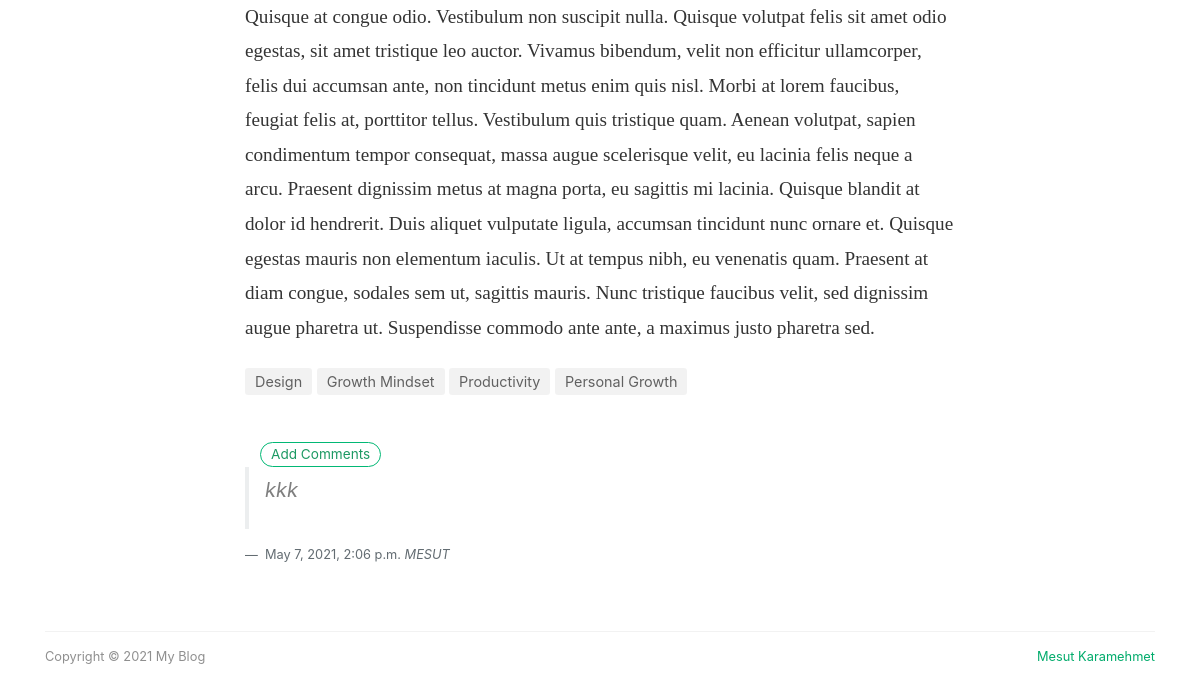
The app's page /article/13 (lower part), older data.
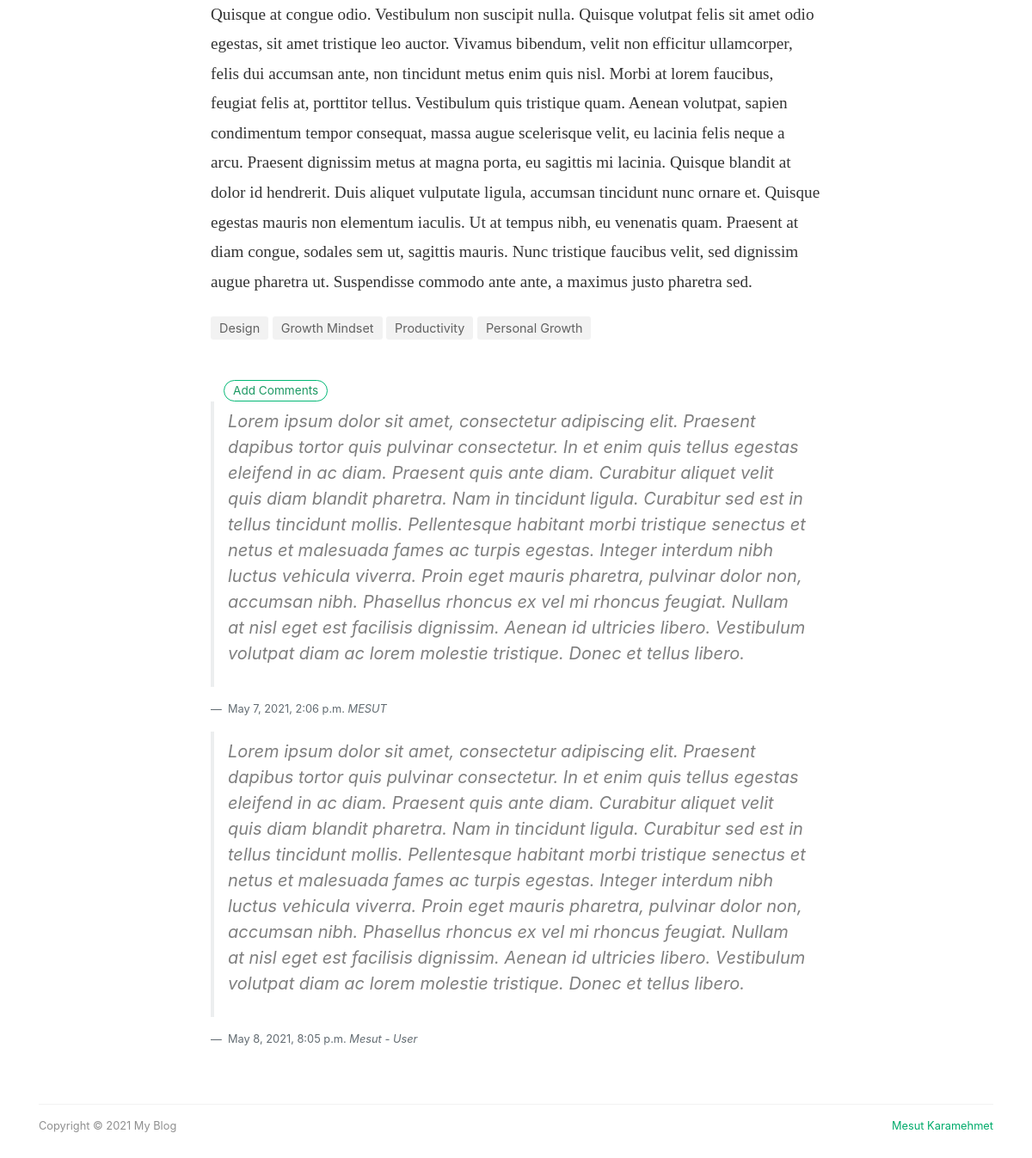
The same page, newer data.
### theblog/models.py (models this page shows, shortened)
class Comment(models.Model):
	post = models.ForeignKey(Post, related_name="comments", null=True, on_delete=models.CASCADE)
	name = models.CharField(max_length=255)
	body = models.TextField()
	date_added = models.DateTimeField(auto_now_add=True)

### theblog/views.py (the view)
# urls.py: path('article/<int:pk>', ArticleDetailView.as_view(), name="article-detail"),
class ArticleDetailView(DetailView):
	model = Post
	template_name  = 'article_details.html'

### templates/article_details.html (shortened to what this page needs)
{% extends 'base.html' %}
{% load static %}
{% block content %}
<div class="container">
	<div class="row">
		<div class="col-md-2 col-xs-12">
		</div>
		<div class="col-md-8 col-md-offset-2 col-xs-12">
			<div class="article-post">
				<p>
					{{post.body |safe}}
				</p>
			</div>
			<div class="after-post-tags">
				<ul class="tags">
					<li><a href="#">Design</a></li>
					<li><a href="#">Growth Mindset</a></li>
					<li><a href="#">Productivity</a></li>
					<li><a href="#">Personal Growth</a></li>
				</ul>
			</div>
		</div>
	</div>
</div>
<div class="container">
	<div class="row">
	 	<div class="col-md-2 col-xs-12"></div>
		<div class="col-md-8 col-md-offset-2 col-xs-12">
				{% if not post.comments.all %}
				<div class="container">
							<div class="row">
								<figure class="text-end">
								  <blockquote class="blockquote">
								   <p>Not Comments Yet..<a href="{% url 'add_comment' post.pk %}">Add One</a></p>
								  </blockquote>
							</div>
						</div>
					{%else%}
			<div class="col-md-10 col-xs-12 pull" >
				<a href="{% url 'add_comment' post.pk %}" class="btn follow">Add Comments</a></div>
					{% for comment in post.comments.all %}
						<div class="container">
							<div class="row">
								<figure class="text-end">
								  <blockquote class="blockquote">
								    <p>{{ comment.body }}</p>
								  </blockquote>
								  <figcaption class="blockquote-footer">
								    {{ comment.date_added }} <cite title="Source Title">{{ comment.name }}</cite>
								  </figcaption>
								</figure>
							</div>
						</div>
					{% endfor %}
			{% endif %}
		</div>
	</div>
</div>
{% endblock %}

Row changes from the older to the newer data that the page shows:
changed Comment "May 7, 2021, 2:06 p.m.": body "kkk" → "Lorem ipsum dolor sit amet, consectetur adipiscing elit. Praesent dapibus tortor quis pulvinar consectetur. In et enim quis tellus egestas eleifend in ac diam. Praesent quis ante diam. Curabitur aliquet velit quis diam blandit pharetra. Nam in tincidunt ligula. Curabitur sed est in tellus tincidunt mollis. Pellentesque habitant morbi tristique senectus et netus et malesuada fames ac turpis egestas. Integer interdum nibh luctus vehicula viverra. Proin eget mauris pharetra, pulvinar dolor non, accumsan nibh. Phasellus rhoncus ex vel mi rhoncus feugiat. Nullam at nisl eget est facilisis dignissim. Aenean id ultricies libero. Vestibulum volutpat diam ac lorem molestie tristique. Donec et tellus…"
added Comment: body "Lorem ipsum dolor sit amet, consectetur adipiscing elit. Praesent dapibus tortor quis pulvinar consectetur. In et enim quis tellus egestas eleifend in ac diam. Praesent quis ante diam. Curabitur aliquet velit quis diam blandit pharetra. Nam in tincidunt ligula. Curabitur sed est in tellus tincidunt mollis. Pellentesque habitant morbi tristique senectus et netus et malesuada fames ac turpis egestas. Integer interdum nibh luctus vehicula viverra. Proin eget mauris pharetra, pulvinar dolor non, accumsan nibh. Phasellus rhoncus ex vel mi rhoncus feugiat. Nullam at nisl eget est facilisis dignissim. Aenean id ultricies libero. Vestibulum volutpat diam ac lorem molestie tristique. Donec et tellus…", date_added "May 8, 2021, 8:05 p.m.", name "Mesut - User"
